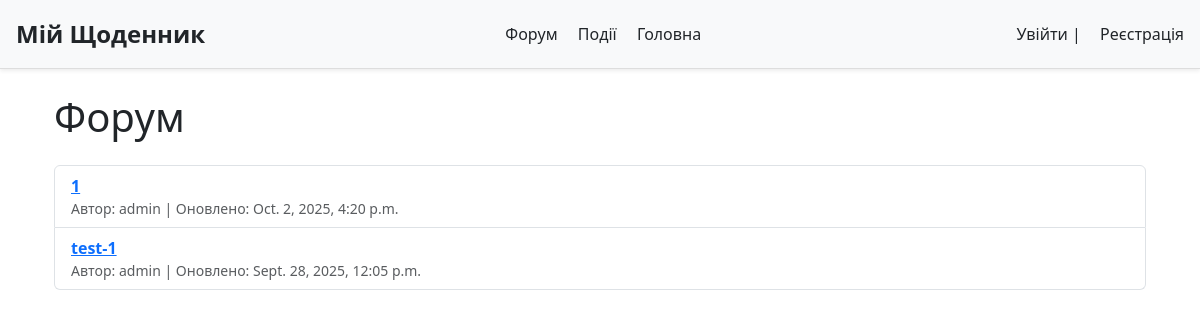
The app's page /forum/ with its own data.
### forum/models.py (models this page shows, shortened)
class ForumThread(models.Model):
    title = models.CharField(max_length=200)
    description = models.TextField()
    author = models.ForeignKey(
        settings.AUTH_USER_MODEL,
        on_delete=models.CASCADE,
        related_name="threads"
    )
    created_at = models.DateTimeField(auto_now_add=True)
    updated_at = models.DateTimeField(auto_now=True)

### forum/views.py (the view)
# urls.py: path("", views.ThreadListView.as_view(), name="thread_list"),
class ThreadListView(ListView):
    model = ForumThread
    template_name = "forum/thread_list.html"
    context_object_name = "threads"
    ordering = ["-updated_at"]
    paginate_by = 10

### forum/templates/forum/thread_list.html (shortened to what this page needs)
{% extends "electronic_diary/home.html" %}
{% block content %}
<div class="container mt-4">
    <h1 class="mb-4">Форум</h1>
    <ul class="list-group mb-4">
        {% for thread in threads %}
            <li class="list-group-item d-flex justify-content-between align-items-start">
                <div>
                    <a href="{% url 'forum:thread_detail' thread.pk %}" class="fw-bold">{{ thread.title }}</a>
                    <div class="text-muted small">
                        Автор: {{ thread.author.username }} |
                        Оновлено: {{ thread.updated_at }}
                    </div>
                </div>
            </li>
        {% empty %}
            <li class="list-group-item">Поки що немає тем.</li>
        {% endfor %}
    </ul>
</div>
{% endblock %}

### records on screen
ForumThread: title "1", author.username "admin", updated_at "Oct. 2, 2025, 4:20 p.m."
ForumThread: title "test-1", author.username "admin", updated_at "Sept. 28, 2025, 12:05 p.m."
